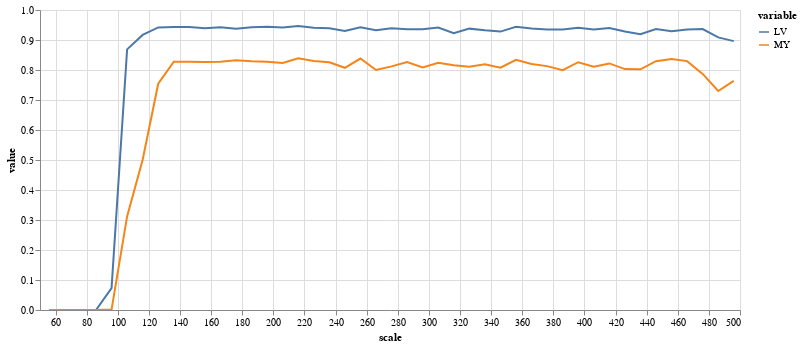

The notebook cell this image was saved under:
### Code cell
results = eval_zoom_series(img(), trueMask(), trainedModel, components=['bg','LV','MY'])
plot_eval_series(results)

### Figure 1 — Vega-Lite specification as saved in the notebook (floating-point values rounded to 4 significant figures)
{"config": {"view": {"continuousWidth": 400, "continuousHeight": 300}}, "data": {"name": "data-1136868a8f79d223c86456cb46fdacb5"}, "mark": "line", "encoding": {"color": {"type": "nominal", "field": "variable"}, "tooltip": {"type": "quantitative", "field": "value"}, "x": {"type": "quantitative", "field": "scale"}, "y": {"type": "quantitative", "field": "value"}}, "height": 300, "selection": {"selector005": {"type": "interval", "bind": "scales", "encodings": ["x", "y"]}}, "width": 700, "$schema": "https://vega.github.io/schema/vega-lite/v4.8.1.json", "datasets": {"data-1136868a8f79d223c86456cb46fdacb5": [{"scale": 56, "variable": "LV", "value": 0.0}, {"scale": 66, "variable": "LV", "value": 0.0}, {"scale": 76, "variable": "LV", "value": 0.0}, {"scale": 86, "variable": "LV", "value": 0.0}, {"scale": 96, "variable": "LV", "value": 0.07278}, {"scale": 106, "variable": "LV", "value": 0.8689}, {"scale": 116, "variable": "LV", "value": 0.917}, {"scale": 126, "variable": "LV", "value": 0.9418}, {"scale": 136, "variable": "LV", "value": 0.9429}, {"scale": 146, "variable": "LV", "value": 0.9433}, {"scale": 156, "variable": "LV", "value": 0.9393}, {"scale": 166, "variable": "LV", "value": 0.9428}, {"scale": 176, "variable": "LV", "value": 0.9375}, {"scale": 186, "variable": "LV", "value": 0.9425}, {"scale": 196, "variable": "LV", "value": 0.9441}, {"scale": 206, "variable": "LV", "value": 0.9415}, {"scale": 216, "variable": "LV", "value": 0.9467}, {"scale": 226, "variable": "LV", "value": 0.9412}, {"scale": 236, "variable": "LV", "value": 0.9394}, {"scale": 246, "variable": "LV", "value": 0.9302}, {"scale": 256, "variable": "LV", "value": 0.9425}, {"scale": 266, "variable": "LV", "value": 0.9322}, {"scale": 276, "variable": "LV", "value": 0.939}, {"scale": 286, "variable": "LV", "value": 0.9359}, {"scale": 296, "variable": "LV", "value": 0.9357}, {"scale": 306, "variable": "LV", "value": 0.9416}, {"scale": 316, "variable": "LV", "value": 0.9225}, {"scale": 326, "variable": "LV", "value": 0.9379}, {"scale": 336, "variable": "LV", "value": 0.9323}, {"scale": 346, "variable": "LV", "value": 0.928}, {"scale": 356, "variable": "LV", "value": 0.944}, {"scale": 366, "variable": "LV", "value": 0.9383}, {"scale": 376, "variable": "LV", "value": 0.9351}, {"scale": 386, "variable": "LV", "value": 0.9352}, {"scale": 396, "variable": "LV", "value": 0.9408}, {"scale": 406, "variable": "LV", "value": 0.935}, {"scale": 416, "variable": "LV", "value": 0.9396}, {"scale": 426, "variable": "LV", "value": 0.9282}, {"scale": 436, "variable": "LV", "value": 0.919}, {"scale": 446, "variable": "LV", "value": 0.9363}, {"scale": 456, "variable": "LV", "value": 0.9295}, {"scale": 466, "variable": "LV", "value": 0.9348}, {"scale": 476, "variable": "LV", "value": 0.9364}, {"scale": 486, "variable": "LV", "value": 0.9086}, {"scale": 496, "variable": "LV", "value": 0.8962}, {"scale": 56, "variable": "MY", "value": 0.0}, {"scale": 66, "variable": "MY", "value": 0.0}, {"scale": 76, "variable": "MY", "value": 0.0}, {"scale": 86, "variable": "MY", "value": 0.0}, {"scale": 96, "variable": "MY", "value": 0.001482}, {"scale": 106, "variable": "MY", "value": 0.3119}, {"scale": 116, "variable": "MY", "value": 0.5006}, {"scale": 126, "variable": "MY", "value": 0.7541}, {"scale": 136, "variable": "MY", "value": 0.8278}, {"scale": 146, "variable": "MY", "value": 0.8273}, {"scale": 156, "variable": "MY", "value": 0.8268}, {"scale": 166, "variable": "MY", "value": 0.8275}, {"scale": 176, "variable": "MY", "value": 0.8322}, {"scale": 186, "variable": "MY", "value": 0.8288}, {"scale": 196, "variable": "MY", "value": 0.8275}, {"scale": 206, "variable": "MY", "value": 0.8236}, {"scale": 216, "variable": "MY", "value": 0.8392}, {"scale": 226, "variable": "MY", "value": 0.8298}, {"scale": 236, "variable": "MY", "value": 0.826}, {"scale": 246, "variable": "MY", "value": 0.8073}, {"scale": 256, "variable": "MY", "value": 0.8381}, {"scale": 266, "variable": "MY", "value": 0.8}, {"scale": 276, "variable": "MY", "value": 0.8121}, {"scale": 286, "variable": "MY", "value": 0.8266}, {"scale": 296, "variable": "MY", "value": 0.8089}, {"scale": 306, "variable": "MY", "value": 0.8241}, {"scale": 316, "variable": "MY", "value": 0.8162}, {"scale": 326, "variable": "MY", "value": 0.8106}, {"scale": 336, "variable": "MY", "value": 0.8189}, {"scale": 346, "variable": "MY", "value": 0.8079}, {"scale": 356, "variable": "MY", "value": 0.8338}, {"scale": 366, "variable": "MY", "value": 0.8202}, {"scale": 376, "variable": "MY", "value": 0.8129}, {"scale": 386, "variable": "MY", "value": 0.7994}, {"scale": 396, "variable": "MY", "value": 0.8259}, {"scale": 406, "variable": "MY", "value": 0.8113}, {"scale": 416, "variable": "MY", "value": 0.8219}, {"scale": 426, "variable": "MY", "value": 0.803}, {"scale": 436, "variable": "MY", "value": 0.8023}, {"scale": 446, "variable": "MY", "value": 0.8294}, {"scale": 456, "variable": "MY", "value": 0.8369}, {"scale": 466, "variable": "MY", "value": 0.8296}, {"scale": 476, "variable": "MY", "value": 0.7869}, {"scale": 486, "variable": "MY", "value": 0.73}, {"scale": 496, "variable": "MY", "value": 0.7639}]}}
